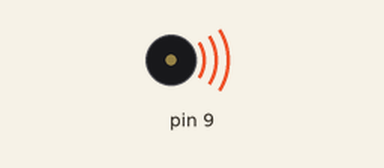
The sketch below on a simulated Arduino Uno, built with avr-gcc and run on an emulated ATmega328P. Shown: buzzer (waves = sounding).

Above: at 0.1 s.
At 22.1 s:
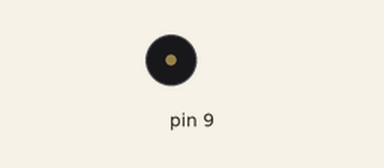
Timing chart, 0 to 23.6 s (numbered marks = the images above):
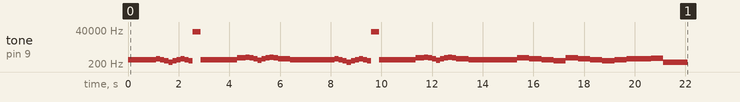

The sketch:

BobEsponja.ino
```cpp
void setup() {

  sonar();

  // put your setup code here, to run once:
pinMode (9, OUTPUT);

//Do mi sol mi do mi sol mi
// do re mi fa sol la si do re mi fa sol


}

void loop(){}


void sonar() {

  float redonda = 4000*.32,
  blanca = 2000*.32,
  negra = 1000*.32,
  corchea = 500*.32,

  terceraParte = 333*.32,

  semiCorchea = 250*.32,
  fusa = 125*.32,
  semiFusa = 62*.32;

  float a = .32;

  double DO3=130.81,
  DOs3=138.59,
  RE3=146.83,
  REs3=155.56,
  MI3=164.81,
  FA3=174.61,
  FAs3=185.00,
  SOL3=196.00,
  SOLs3=207.65,
  LA3=220.00,
  LAs3=233.00,
  SI3=246.94,

  DO4=261.63,
  DOs4=277.18,
  RE4=293.67,
  REs4=311.13,
  MI4=329.63,
  FA4=349.23,
  FAs4=369.99,
  SOL4=392.00,
  SOLs4=415.31,
  LA4=440.00,
  LAs4=466.16,
  SI4=493.88,

  DO5=523.25,
  DOs5=554.37,
  RE5=587.33,
  REs5=622.25,
  MI5=659.26,
  FA5=698.46,
  FAs5=739.99,
  SOL5=783.99,
  SOLs5=830.61,
  PAUS=30000; //pausa

 double notas[] = {
   SOL4,

   SOL4, LA4, SOL4, MI4, DO4, MI4,

   SOL4, LA4, SOL4, MI4, PAUS, PAUS,

   SOL4, SOL4,

   SOL4, SOL4, DO5,


   DO5, RE5, DO5, LA4, FA4, LA4,

   DO5, RE5, DO5, LA4,

   SOL4, SOL4,

   SOL4, SOL4,SOL4,

   SOL4, LA4, SOL4, MI4, DO4, MI4,


   SOL4, LA4, SOL4, MI4, PAUS, PAUS,

   SOL4, SOL4,

   SOL4, SOL4, DO5,

   DO5, RE5, DO5, LA4, FA4, LA4,


   DO5, RE5, DO5, LA4,

   SOL4, SOL4,

   SOL4, SOL4,

   DO5, LA4,

   SOL4, MI4,

   DO5, LA4,

   SOL4, MI4,


   SOL4, SOL4, LA4,

   LA4, LA4, SI4, SI4,

   DO4
 };

   float tiempos[] = {

    (blanca+negra),

    corchea, corchea, corchea, corchea, corchea, corchea,

    corchea, corchea, corchea, corchea, corchea, corchea,

    (negra + corchea), (negra + corchea),

    (corchea + semiCorchea), (corchea + semiCorchea), corchea,


    corchea, corchea, corchea, corchea, corchea, corchea,

    corchea, corchea, corchea, (negra + corchea),

    (negra + corchea), (negra + corchea),

    (corchea + semiCorchea), (corchea + semiCorchea), corchea,

    corchea, corchea, corchea, corchea, corchea, corchea,


    corchea, corchea, corchea, corchea, corchea, corchea,

    (negra + corchea), (negra + corchea),

    (corchea + semiCorchea), (corchea + semiCorchea), corchea,

    corchea, corchea, corchea, corchea, corchea, corchea,


    corchea, corchea, corchea, (negra + corchea),

    (negra + corchea), (negra + corchea),

    (negra + corchea), (negra + corchea),

    (negra + corchea), (negra + corchea),

    (negra + corchea), (negra + corchea),

    (negra + corchea), (negra + corchea),

    (negra + corchea), (negra + corchea),


    negra, corchea, (negra + corchea),

    negra, corchea, negra, corchea,

    (blanca + negra)

   };

for(int i = 0; i < 80; i++){

  tone(9,notas[i],tiempos[i]);
  delay(tiempos[i]);

}

}
```
